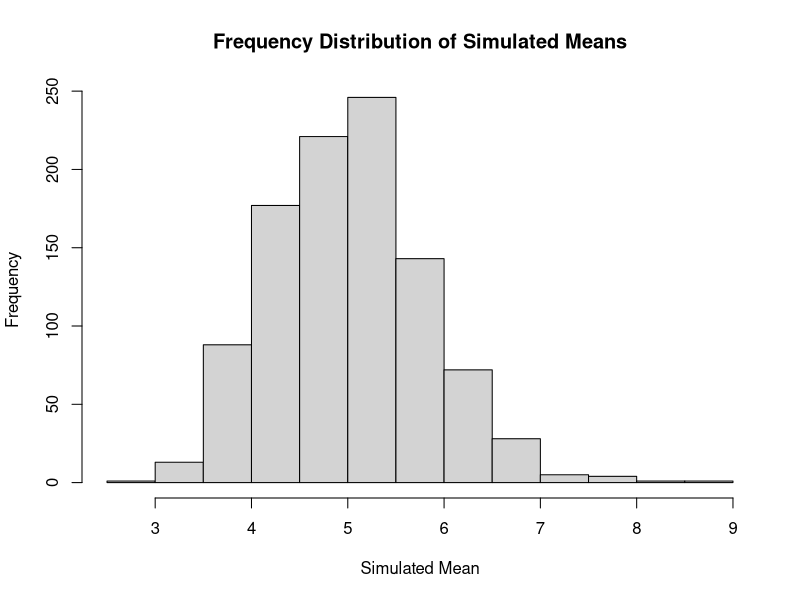
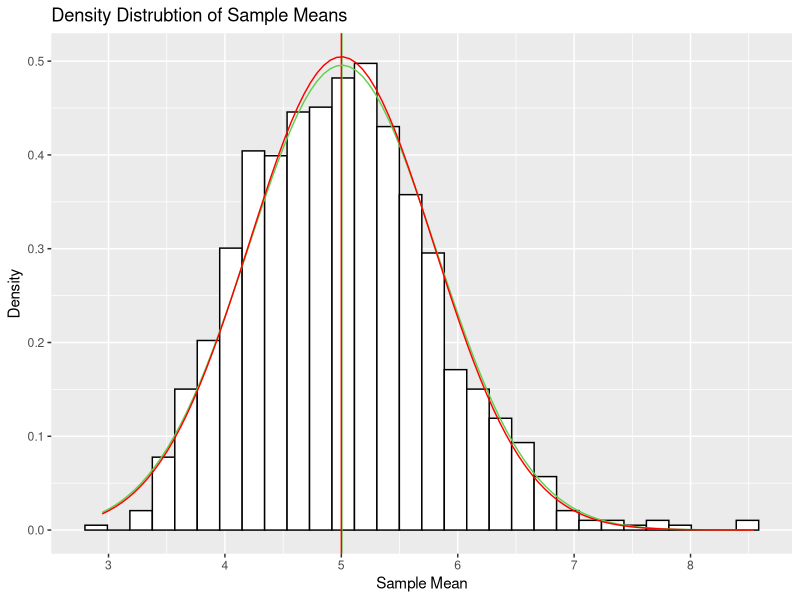

Recreate these plots in R, in order.
## ---- chunk 1
knitr::opts_chunk$set(echo = TRUE, message = FALSE)
library(dplyr)
library(data.table)
library(ggplot2)
## ---- chunk 2
# Set seed to make data replicable
set.seed(4321) 
#define parameters
lam <- 0.2
mu <- 1/lam
stdev <- 1/lam
n <- 40
nsim <- 1000
# Generate data matrix of simulated means and graph
simdata <- matrix(rexp(n*nsim, rate = lam), nsim)
simmeans <- rowMeans(simdata)
hist(simmeans, main = "Frequency Distribution of Simulated Means", xlab = "Simulated Mean")
## ---- chunk 3
#Show the sample mean and compare it to the theoretical
#Sample mean:
smean <- mean(simmeans)
smean
## ---- chunk 4
#Theoretical mean of exponential distribution is defined as mu = 1/lambda
#Theoretical mean:
them <- 1/lam
them
## ---- chunk 5
#Show how variable the sample is (via variance) and compare it to the theoretical variance of the distribution
#Sample variance
svar <- var(simmeans)
svar
## ---- chunk 6
#Theoretical variance
#Theoretical variance of exponential dist = 1/(n*lambda^2) and 
tvar <- 1/(n*lam^2)
tvar
## ---- chunk 7

#Standard deviations
#Sample Std Dev
sstd <- sd(simmeans)
sstd
## ---- chunk 8
#Theoretical Std Dev
tstd <- 1/(lam*sqrt(n))
tstd
## ---- chunk 9
#Show distribution is ~N
samples <- data.frame(simmeans)
g <- ggplot(samples, aes(x=simmeans))
g <- g + geom_histogram(aes(y = ..density..), fill = "white", color = 17)
g <- g + geom_vline(xintercept = smean, color = 3 )
g <- g + geom_vline(xintercept = them, color = "red")
g <- g + labs(x = "Sample Mean", y = "Density", title = "Density Distrubtion of Sample Means")
g <- g + stat_function(fun = dnorm, args = list(mean = smean, sd = sstd), color= 3)
g <- g + stat_function(fun = dnorm, args = list(mean = them, sd = tstd), color = "red")
g 
## ---- chunk 10
#Confidence Intervals maybe?
#Sample CI
sCI <- smean + c(-1, 1)*1.96*sstd/sqrt(n)
sCI
#Theoretical CI
tCI <- them + c(-1, 1)+1.96*tstd/sqrt(n)
tCI
